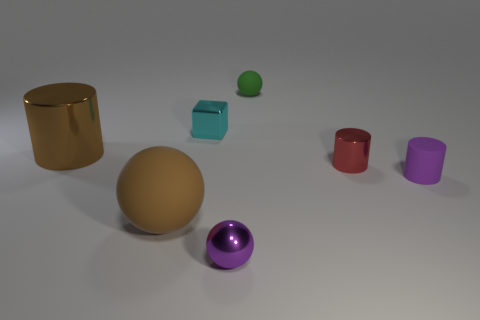
#> input picture hw_2/data/CLEVR_test_001109.png, 480 x 320 px
$ jupyter execute --allow-errors notebook.ipynb
#> lines starting #> are read from the running program, lines starting #| are printed output that depends on the picture; after the words box and inside, x2 and y2 are one past the last pixel; in counts of white or black regions, pixels touching at a corner belong together
# Úkol č. 2 - Využití shlukování pro počítání objektů na obrázku
  * **Deadline je do 22. listopadu 23:59.** Pokud odevzdáte úkol do 29. listopadu 23:59 budete penalizování -4 body, pozdější odevzdání je bez bodu.
  * V rámci tohoto úkolu musíte vhodným způsobem vybírat příznaky pro shlukovací algoritmy. Někdy je vhodné použít barevnou reprezentaci obrázku (RGB nebo spíše HSV), jindy je lepší použít souřadnice pixelů v obrázku.
  * Samozřejmě existují mnohem pokročilejší nástroje pro segmentaci objektů na obrázku, které jsou dostupné v různých knihovnách, ale tady nám jde o to vyzkoušet si na jednoduché úloze aplikaci základních shlukovacích metod.
  * Vaším cílem je využít algoritmus **KMeans a hierarchické aglomerativní shlukování** k tomu, abyste vytvořili jednoduchý kód, který, když na vstupu dostane obrázek z dané sady, dokáže vrátit **počet objektů**, které se na obrázku vyskytují.


> **Úkoly jsou zadány tak, aby Vám daly prostor pro invenci. Vymyslet _jak přesně_ budete úkol řešit, je důležitou součástí zadání a originalita či nápaditost bude také hodnocena!**

## Zdroj dat
Budeme pracovat s obrázky, které jsou uložené v podadresáři `data` a originálně pocházejí z datasetu [CLEVR](https://cs.stanford.edu/people/jcjohns/clevr/). Na těchto obrázcích jsou různě rozmístěné barevné objekty na šedém pozadí.

[cell 1]
# Ukázka jednoho z obrázků
from PIL import Image
from matplotlib import pyplot as plt

with Image.open("data/CLEVR_test_001109.png").convert('RGB') as image:
    plt.imshow(image)

## Pokyny k vypracování

**Základní body zadání**, za jejichž (poctivé) vypracování získáte **12 bodů**:
- Vezměte libovolný obrázek z datasetu (pro začátek doporučuji nějaký, kde jsou objekty spíše dál od sebe), načtěte ho a zobrazte.
- Převeďte ho do `numpy` array, která pak přeskupte (reshape) do pole bodů v prostoru RGB, tj. do tvaru `(počet bodů, 3)`.
- V tomto barevném příznakovém prostoru zkuste provést shlukování (vyberte vhodný algoritmus na základě velikosti a charakteru dat) a diskutujte výsledky (které asi nebudou nic moc).
- Zkuste příznaky obohatit o prostorové souřadnice (k tomu využijte numpy funkci `meshgrid` s parametrem `indexing='ij'` a také funkci `concatenate`, která umožní připojení k obrázkovým datům). Jako výstup tohoto kroku byste měli mít pole ve tvaru `(počet bodů, 5)`, kde první 3 příznaky odpovídají barvám a zbylé dva souřadnicím každého z pixelů.
- V tomto obohaceném příznakovém prostoru znovu zkuste shlukování a diskutujte výsledky (které asi opět nebudou nic moc).
- Nyní to celé zkusíme znovu, ale po načtení a zobrazení si obrázek převedeme do barevné reprezentace HSV. V první fázi si tedy obrázek načtěte do HSV reprezentace (balíček PIL na to má metodu `convert("HSV")`).
- Dále v tomto novém barevném prostoru proveďte shlukování pomocí KMeans a vhodným výběrem shluků (koukejte na saturation příznak) si odseparujte barevné objekty od pozadí (bez jejich odlišení - to provedeme později).
Dostanete něco takového:

- Když už máme objekty odseparované od pozadí (použijte logickou masku pro filtrování array, kterou si vytvoříte v předchozím kroku), budeme dále pracovat pouze s odpovídajícími pixely (pozadí už ne bereme).
- Nyní si pro tyto pixely vytvoříme reprezentaci pomocí jejich souřadnic v původním obrázku (použijeme výše zmíněný `meshgrid` a také logickou masku).
- V tomto souřadnicovém prostoru proveďte vhodné shlukování, aby došlo ke správnému odseparování předmětů.
Finální výstup by měl vypadat nějak takto:

- Diskutujte úskalí navrženého postupu a jeho univerzálnost pro počítání objektů na libovolném pozadí resp. částečně se překrývajících objektů.

**Další body zadání** za případné další body (můžete si vybrat, maximum bodů za úkol je každopádně 16 bodů):
- (až +4 body) Polaďte algoritmus tak, aby pro téměř libovolný vstup z dané datové sady vypsal správný počet objektů a odseparoval je tak, jak je zobrazeno výše. K tomu je třeba správně zvolit shlukovací algoritmus v posledním kroku a také kritérium pro automatickou detekci správného počtu shluků. Diskutujte Váš postup.
- (až +4 body) Poslední shlukování pro odseparování předmětů jsme dělali pouze v souřadnicovém prostoru. Zkuste experimentovat s reprezentací v prostoru, kde jsou zkombinovány jak barevné tak i souřadnicové příznaky (s různými váhami mezi oběma skupinami). Cílem je opět automatická detekce počtu objektů pro libovolný vstup z dané datové sady. Diskutujte Váš postup a případné výhody tohoto přístupu, ve kterém se kombinují oba typy příznaků.

## Poznámky k odevzdání

  * Řiďte se pokyny ze stránky https://courses.fit.cvut.cz/BI-VZD/homeworks/index.html.
  * Opravující Vám může umožnit úkol dodělat či opravit a získat tak další body. První verze je ale důležitá a bude-li odbytá, budete za to penalizováni.

[cell 2]
# Ukázka jednoho z obrázků
import numpy as np
from PIL import Image
from matplotlib import pyplot as plt
from matplotlib.image import imread

imagePath = "data/CLEVR_test_001109.png"
image =  Image.open(imagePath).convert(colors="RGB")
#> image is the input picture: PIL image 480x320 RGBA; mean R, G, B, A 119.1, 115.3, 113, 255
plt.imshow(image)
data = np.array(image)

# Vytvoření masky
Nejdříve se pokusíme vytvořit masku clusterováním na 2 clustery.

Začneme prostým kmeans s rgb pixelama obrázku.

[cell 3]
### odtud už je to Vaše
from sklearn.cluster import KMeans

data = np.array(image)
data = np.delete(data,axis=2,obj=3)

w,h,d = tuple(data.shape)
#> w = 320; h = 480; d = 3
data = np.reshape(data, (w * h, 3))

[cell 4]
km = KMeans(n_clusters=2, n_init=30, max_iter=300).fit(data)
result = km.labels_.reshape(w,h)
#> result: shape (320, 480) int32; values 0 (black) and 1 (white), 11.7% white; 22 white regions (13 under 20 px), largest, box (x1, y1, x2, y2) and area: (116, 146, 204, 241) 6722, (23, 82, 104, 171) 5885, (203, 220, 253, 270) 1596
plt.imshow(result)

Jak vidíme, tato maska je vskutku špatná. Algoritmus vybírá i stíny objektů a u některých vynechá zastíněné, či nasvícené části objektů. Zkusíme tedy spolu s barvami přidat ke každému pixelu i jeho souřadnici.

[cell 5]
indexes = []
y = range(w)
x = range(h)
for i in y:
    for o in x:
        indexes.append([i,o])
data_indexed = np.concatenate((data,indexes),axis=1)

[cell 6]
km = KMeans(n_clusters=4, n_init=10, max_iter=300).fit(data_indexed)
result = km.labels_.reshape(w,h)
#> result: shape (320, 480) int32; 4 distinct labels, from 0 to 3
plt.imshow(result)

Při použití souřadnic bude kmeans preferovat samotné souřadnice. Díky tomu se nám při rozdělení clusterů na 4 (které jsem vybral jen abych toto ukázal) obrázek rozdělil na 4 přibližně stejně velké části.

Jako další pokus zkusíme obrázek nejdříve převést na HSV color space a ten poté clusterovat pouze s přiznakem saturation.

[cell 7]
from matplotlib.colors import rgb_to_hsv

image_hsv = imread(imagePath)
image_hsv = np.delete(image_hsv,axis=2,obj=3)
#> image_hsv: shape (320, 480, 3) float32
image_hsv = rgb_to_hsv(image_hsv)
#> image_hsv: shape (320, 480, 3) float32; mean of channels 0, 1, 2 0.151, 0.0887, 0.471

[cell 8]
data_hsv = np.array(image_hsv)

data_hsv = np.delete(data_hsv,axis=2,obj=(0,2))
data_hsv = np.reshape(data_hsv, (w * h, 1))

[cell 9]
km_hsv = KMeans(n_clusters=2, n_init=50, max_iter=300).fit(data_hsv)

result = km_hsv.labels_.reshape(w,h)
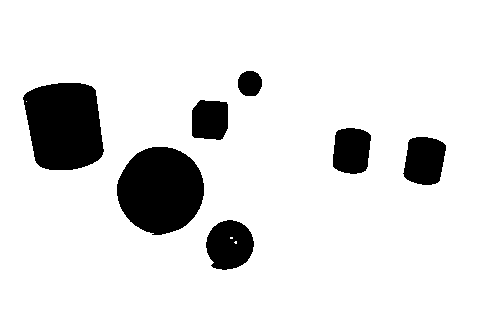
#> result: shape (320, 480) int32; values 0 (black) and 1 (white), 88% white; 7 black regions, largest, box (x1, y1, x2, y2) and area: (117, 147, 204, 235) 5912, (23, 83, 104, 170) 5786, (206, 220, 254, 270) 1837
plt.imshow(result)
print(km_hsv.labels_.shape)
#| (153600,)

Jak můžeme vidět, nyní se nám vytvořila maska jako v ukázce. Tuto masku si tedy uložíme a díky ní odstraníme pozadí na originálním obrázku a ten poté bez pozadí opět vyclusterujeme.

[cell 10]
result.reshape(320*480)
idx = (result == 1)
ixy = (result == 0)

[cell 11]
masked_image = np.zeros_like(image_hsv)
masked_image[idx] = np.array(image_hsv)[idx]
#> masked_image: shape (320, 480, 3) float32; mean of channels 0, 1, 2 0.119, 0.0211, 0.427
plt.imshow(masked_image)

Obrázek ve formátu HSV poté co jsme na něj aplikovali masku.
# Clusterování s maskou
Nejdříve vyzkoušíme clusterování s KMeans

[cell 12]
data_hsv = data_hsv * 255
masked_image_indexed = np.concatenate((data_hsv,np.array(indexes)),axis=1)

[cell 13]
mmm = np.array(masked_image_indexed)[idx.reshape(w*h)]

[cell 14]
km_masked_indexed = KMeans(n_clusters=7, n_init=10, max_iter=300).fit(mmm)
mm_image = np.zeros_like(result)
mm_image[idx] = km_masked_indexed.labels_+1
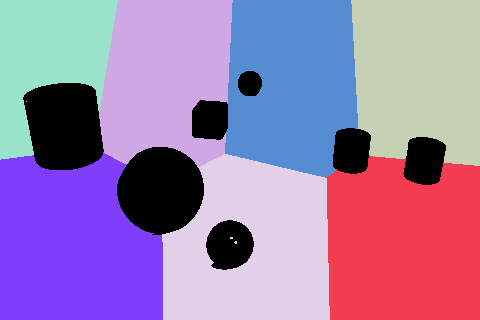
#> mm_image: shape (320, 480) int32; 8 distinct labels, from 0 to 7; one colour per label, 0 black
pp = np.reshape(mm_image,(w,h))
plt.imshow(pp)

Jak můžeme vidět, clusterování objektů se s KMeans moc nepovedlo. Tak vyzkoušíme hierarchické clusterování

[cell 15]
from scipy.cluster.hierarchy import dendrogram, linkage
#> (the rest of this cell did not finish here and is left out)

#> (a cell that did not finish here is left out)

S pomocí obrázku nyní určíme odpovídající vzdálenost na odříznutí clusterů.

[cell 17]
from scipy.cluster.hierarchy import fcluster

max_d = 16
#> (the rest of this cell did not finish here and is left out)

[cell 18]
mm_image = np.zeros_like(result)
#> (the rest of this cell did not finish here and is left out)

A vyšel nám zadaný obrázek s počtem clusterů = 7

Tento postup rozhodně není univerzální. Silně souvisí na pozadí, které je z jiné barvy než samotné objekty. V případě, že by byly podobné barvy, by mohly pro algorimu připadat jako součást pozadí a maska by ho odebrala pryč.

# Bonus
Nyní vytvoříme funkci pro jednoduché měnení obrázků.

[cell 19]
import numpy as np
from PIL import Image
from matplotlib import pyplot as plt
from matplotlib.image import imread
from matplotlib.colors import rgb_to_hsv
from sklearn.cluster import KMeans
from scipy.cluster.hierarchy import dendrogram, linkage
from scipy.cluster.hierarchy import fcluster

[cell 20]
def analyzePicture(imagePath):
    image_hsv = imread(imagePath)
    image_hsv = np.delete(image_hsv,axis=2,obj=3)
    image_hsv = rgb_to_hsv(image_hsv)
    data_hsv = np.array(image_hsv)

    w,h,d = tuple(data_hsv.shape)
    indexes = []
    y = range(w)
    x = range(h)
    for i in y:
        for o in x:
            indexes.append([i,o])


    data_hsv = np.delete(data_hsv,axis=2,obj=(0,2))
    data_hsv = np.reshape(data_hsv, (w * h, 1))
    km_hsv = KMeans(n_clusters=2, n_init=50, max_iter=300).fit(data_hsv)

    result = km_hsv.labels_.reshape(w,h)
    result.reshape(320*480)
    idx = (result == 1)

    indexes = np.array(indexes) * 1.5
    data_hsv = data_hsv /10# 255
    masked_image_indexed = np.concatenate((data_hsv,np.array(indexes)),axis=1)
    mmm = np.array(masked_image_indexed)[idx.reshape(w*h)]
    Z = linkage(mmm, method="single", metric="euclidean")


    max_d = 5
    clusters = fcluster(Z, max_d, criterion="distance")
    count = np.unique(clusters).shape[0]
    print(count)
    mm_image = np.zeros_like(result)
    mm_image[idx]  = clusters+1
    pp = np.reshape(mm_image,(w,h))

    plt.figure(figsize=(200,300),)

    f, axarr = plt.subplots(2,1)
    axarr[0].imshow( Image.open(imagePath))
    axarr[1].imshow(pp)

    return count

#> (a cell that did not finish here is left out)

[cell 22]
assert(analyzePicture("data/CLEVR_test_000214.png") == 3)
#> call 2 of analyzePicture, with imagePath = 'data/CLEVR_test_000214.png'
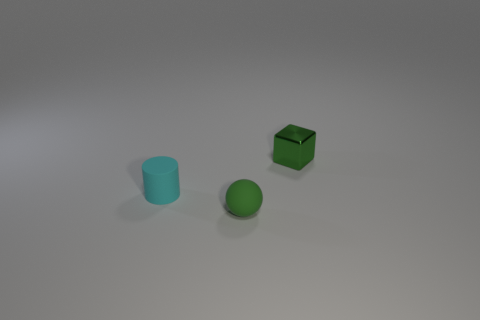
#> input picture hw_2/data/CLEVR_test_000214.png, 480 x 320 px
#> in analyzePicture, image_hsv is the input picture: shape (320, 480, 4) float32; mean R, G, B, A 0.477, 0.481, 0.474, 1
#> in analyzePicture (call 2), `image_hsv = rgb_to_hsv(image_hsv)`: image_hsv: shape (320, 480, 3) float32; mean of channels 0, 1, 2 0.175, 0.0315, 0.484
#> in analyzePicture (call 2), `result = km_hsv.labels_.reshape(w,h)`: result: shape (320, 480) int32; values 0 (black) and 1 (white), 2.7% white; 3 white regions, box (x1, y1, x2, y2) and area: (142, 156, 180, 205) 1571, (273, 125, 316, 170) 1512, (226, 180, 262, 217) 1071
#> in analyzePicture (call 2), `clusters = fcluster(Z, max_d, criterion="distance")`: clusters = 4154 values, max 3 at index 0, min 1 at index 1121, mean 1.99
#| 3
#> in analyzePicture (call 2), `mm_image[idx]  = clusters+1`: mm_image: shape (320, 480) int32; 4 distinct labels, from 0 to 4

[cell 23]
assert(analyzePicture("data/CLEVR_test_000377.png") == 3)
#> call 3 of analyzePicture, with imagePath = 'data/CLEVR_test_000377.png'
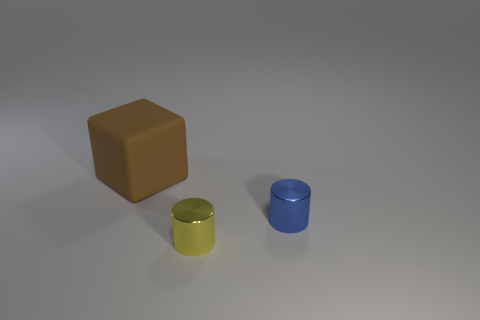
#> input picture hw_2/data/CLEVR_test_000377.png, 480 x 320 px
#> in analyzePicture, image_hsv is the input picture: shape (320, 480, 4) float32; mean R, G, B, A 0.477, 0.469, 0.458, 1
#> in analyzePicture (call 3), `image_hsv = rgb_to_hsv(image_hsv)`: image_hsv: shape (320, 480, 3) float32; mean of channels 0, 1, 2 0.141, 0.0614, 0.481
#> in analyzePicture (call 3), `result = km_hsv.labels_.reshape(w,h)`: result: shape (320, 480) int32; values 0 (black) and 1 (white), 7.8% white; 3 white regions, box (x1, y1, x2, y2) and area: (88, 99, 188, 203) 7772, (171, 198, 215, 256) 2221, (269, 179, 311, 233) 1953
#> in analyzePicture (call 3), `clusters = fcluster(Z, max_d, criterion="distance")`: clusters = 11946 values, max 3 at index 8397, min 1 at index 6789, mean 2.02
#| 3
#> in analyzePicture (call 3), `mm_image[idx]  = clusters+1`: mm_image: shape (320, 480) int32; 4 distinct labels, from 0 to 4

[cell 24]
assert(analyzePicture("data/CLEVR_test_000388.png") == 4)
#> call 4 of analyzePicture, with imagePath = 'data/CLEVR_test_000388.png'
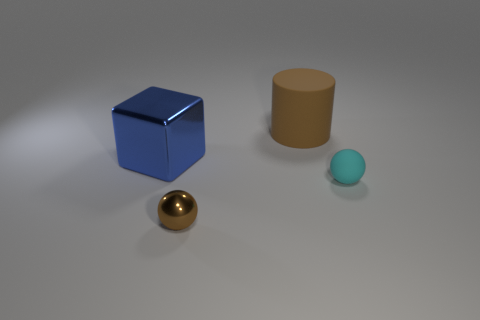
#> input picture hw_2/data/CLEVR_test_000388.png, 480 x 320 px
#> in analyzePicture, image_hsv is the input picture: shape (320, 480, 4) float32; mean R, G, B, A 0.47, 0.469, 0.469, 1
#> in analyzePicture (call 4), `image_hsv = rgb_to_hsv(image_hsv)`: image_hsv: shape (320, 480, 3) float32; mean of channels 0, 1, 2 0.191, 0.069, 0.485
#> in analyzePicture (call 4), `result = km_hsv.labels_.reshape(w,h)`:
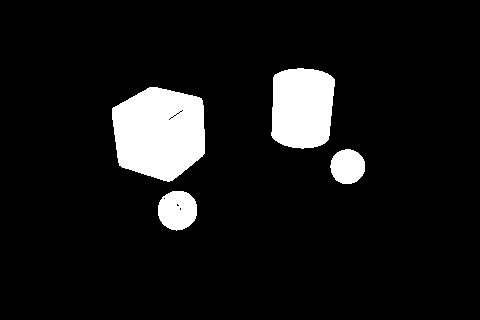
#> result: shape (320, 480) int32; values 0 (black) and 1 (white), 8.9% white; 4 white regions, box (x1, y1, x2, y2) and area: (112, 87, 205, 182) 6970, (271, 68, 335, 149) 4469, (158, 191, 197, 231) 1233, (330, 149, 365, 184) 961
#> in analyzePicture (call 4), `clusters = fcluster(Z, max_d, criterion="distance")`: clusters = 13633 values, max 4 at index 0, min 1 at index 993, mean 2.21
#| 4
#> in analyzePicture (call 4), `mm_image[idx]  = clusters+1`: mm_image: shape (320, 480) int32; 5 distinct labels, from 0 to 5

[cell 25]
assert(analyzePicture("data/CLEVR_test_000389.png") == 3)
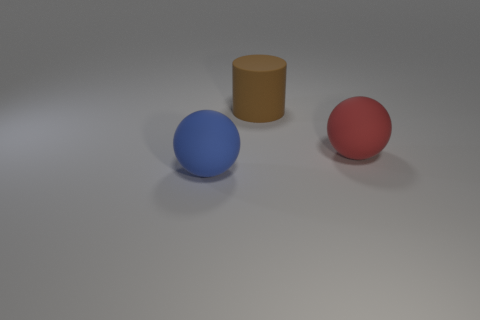
#> input picture hw_2/data/CLEVR_test_000389.png, 480 x 320 px
#> in analyzePicture, image_hsv is the input picture: shape (320, 480, 4) float32; mean R, G, B, A 0.476, 0.467, 0.466, 1
#> in analyzePicture (call 5), `image_hsv = rgb_to_hsv(image_hsv)`: image_hsv: shape (320, 480, 3) float32; mean of channels 0, 1, 2 0.183, 0.055, 0.484
#> in analyzePicture (call 5), `result = km_hsv.labels_.reshape(w,h)`:
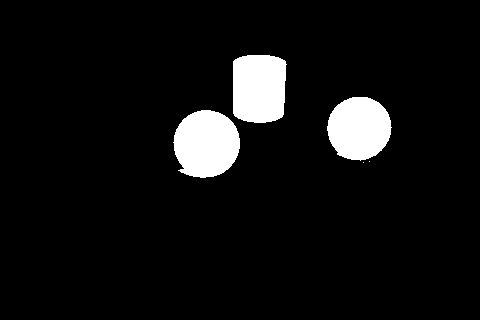
#> result: shape (320, 480) int32; values 0 (black) and 1 (white), 6.6% white; 5 white regions (2 under 20 px), largest, box (x1, y1, x2, y2) and area: (173, 110, 240, 178) 3572, (233, 55, 287, 123) 3346, (327, 97, 392, 161) 3208
#> in analyzePicture (call 5), `clusters = fcluster(Z, max_d, criterion="distance")`: clusters = 10128 values, max 3 at index 0, min 1 at index 2184, mean 2.01
#| 3
#> in analyzePicture (call 5), `mm_image[idx]  = clusters+1`: mm_image: shape (320, 480) int32; 4 distinct labels, from 0 to 4
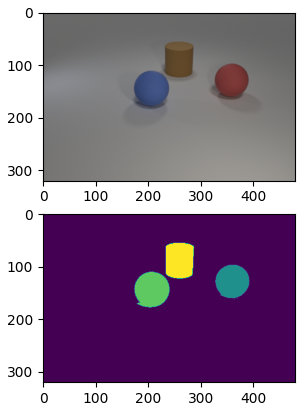
#> figure drawn by matplotlib, 2 panels

[cell 26]
assert(analyzePicture("data/CLEVR_test_000411.png") == 3)
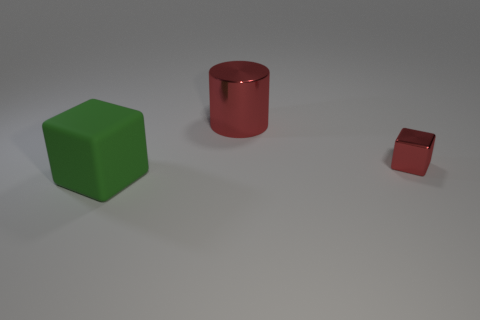
#> input picture hw_2/data/CLEVR_test_000411.png, 480 x 320 px
#> in analyzePicture, image_hsv is the input picture: shape (320, 480, 4) float32; mean R, G, B, A 0.467, 0.464, 0.449, 1
#> in analyzePicture (call 6), `image_hsv = rgb_to_hsv(image_hsv)`: image_hsv: shape (320, 480, 3) float32; mean of channels 0, 1, 2 0.138, 0.0696, 0.476
#> in analyzePicture (call 6), `clusters = fcluster(Z, max_d, criterion="distance")`: clusters = 13965 values, max 3 at index 0, min 1 at index 5993, mean 2.19
#| 3
